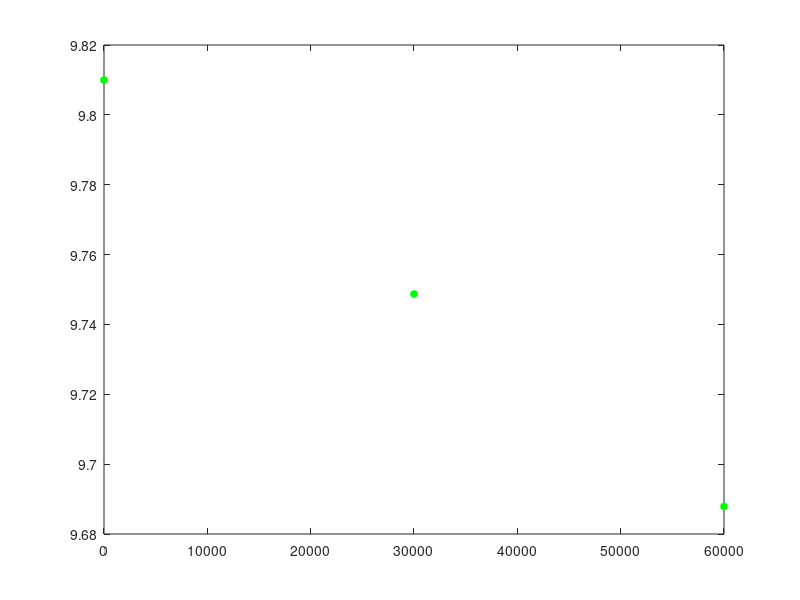

This chart was generated by the following MATLAB code: (Note: this script raises an error after producing the figure.)
%resolver e ejercicio con todos los dayos 
clear all
clc
y=[0,30000,60000];
g=[9.81,9.7487,9.6879];
%graficamos
plot(y,g,'o','MarkerSize',5,'MarkerFaceColor','g','MarkerEdgeColor','g');
%calcullar los langrangianos
syms Y
G=0;
for j=1:length(y)
    L=1;
    for i=1:length(y)
        if i~=j
            L=L*(Y-y(i))/(y(j)-y(i));
        end
    end
    G=G+expand(L)*g(j);
end
L=expand(L);
G=vpa(G,8)
hold on
ezplot(G,[9.7,12.1e4]);
grid on
altura=2250;
Gravedad=subs(G,altura)
plot(altura,Gravedad,'+','MarkerSize',5,'MarkerFaceColor','r','MarkerEdgeColor','r');
